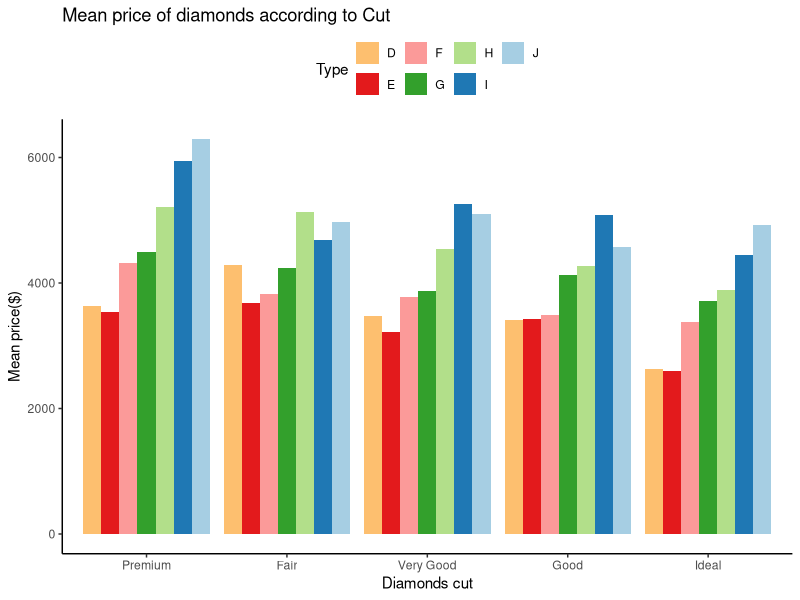
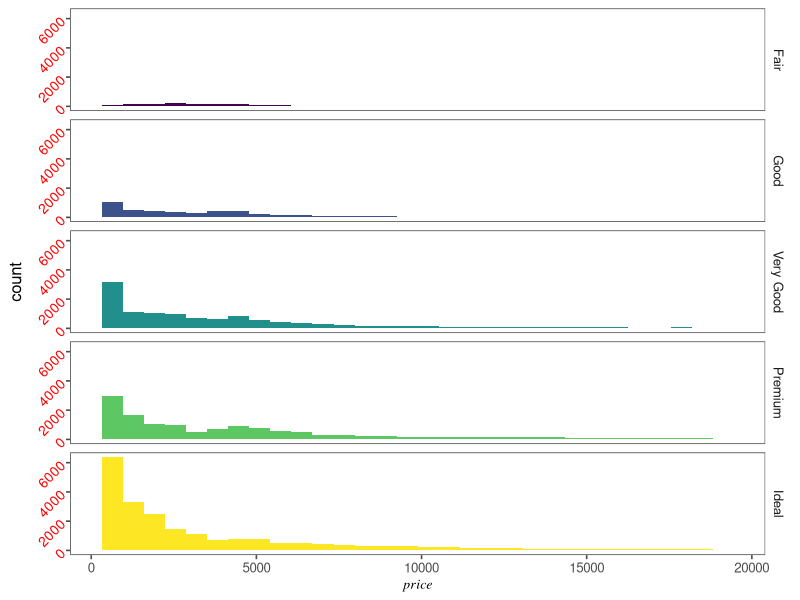
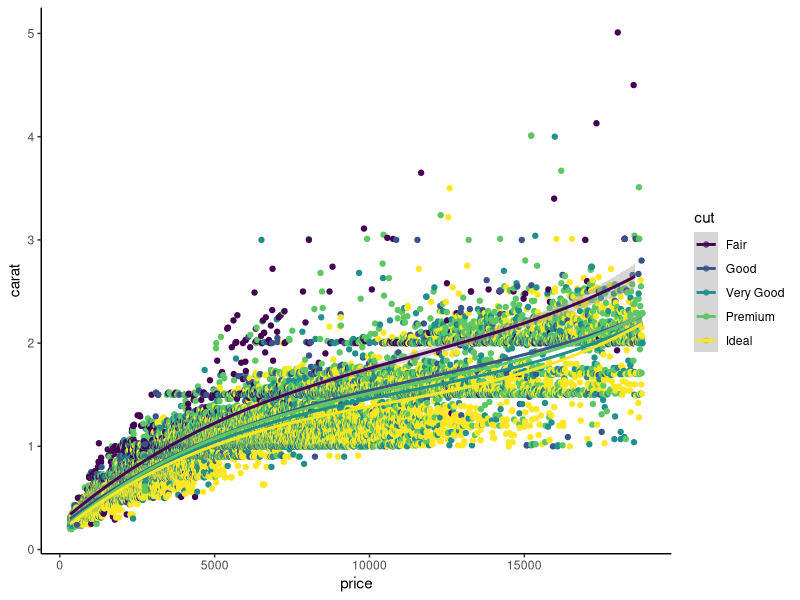
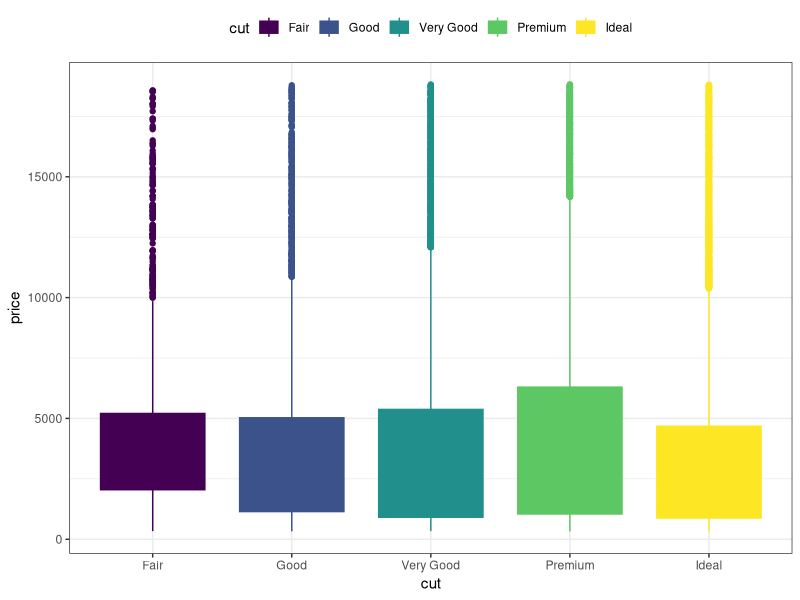
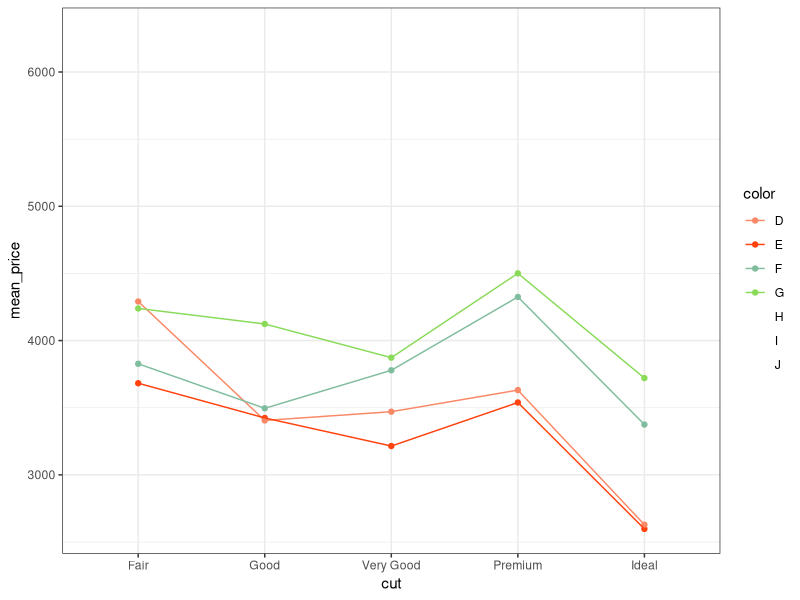

The R source for these figures, in order:
## ---- chunk 1
library(ggplot2)
library(data.table)
library(ggthemes)
library(ggsci)
knitr::opts_chunk$set(echo = TRUE,comment=NA,
                       warning=FALSE, dpi=300, fig.align="center",fig.pos="H")
## ---- chunk 2
#| output-location: column-fragment
as.data.table(diamonds)[,.(mean_price = mean(price)),by=.(cut,color)] |> 
  ggplot(mapping=aes(x= reorder(cut,-mean_price),
                     y=mean_price
  ))+ # 막대 그래프의 막대 색상을 채워넣는 것은 fill
  # geom_bar(stat = 'identity')
  geom_col(aes(fill=color), 
           position = position_dodge())+
  # theme_stata()
  theme_classic()+
  theme(legend.position = 'top') +
  labs(x='Diamonds cut', y='Mean price($)', 
       title = 'Mean price of diamonds according to Cut',
       fill='Type') +
  scale_fill_brewer(palette = 'Paired', direction=-1)
## ---- chunk 3
#| output-location: column-fragment
ggplot(data=diamonds, 
       aes(x=price,fill=cut)) + 
  geom_histogram(aes()) +
  # theme_wsj() +
  theme_few() +
  facet_grid(cut~.) +
  theme(axis.title.x = element_text(size=10, 
                                    face = 'italic',
                                    family = 'serif'),
        axis.text.y= element_text(size=10, 
                                  colour = 'red', 
                                  angle = 45),
        legend.position = 'none')
## ---- chunk 4
#| output-location: column-fragment
ggplot(data=diamonds,
       aes(x=price, y=carat, color=cut))+ # color
  geom_point() +
  geom_smooth(method='lm', formula = y~poly(x,3)) +
  theme_classic()
## ---- chunk 5
#| output-location: column-fragment
ggplot(data=diamonds,
       aes(x=cut, y=price))+
  geom_boxplot(aes(fill=cut,color=cut)) +
  theme_bw() +
  theme(legend.position = "top")
## ---- chunk 6
#| output-location: column-fragment
as.data.table(diamonds)[,.(mean_price = mean(price)),by=.(cut,color)] |> 
  ggplot(aes(x=cut, y=mean_price, group=color, color=color))+
  geom_point()+
  geom_line()+
  theme_bw() +
  scale_color_canva() 
